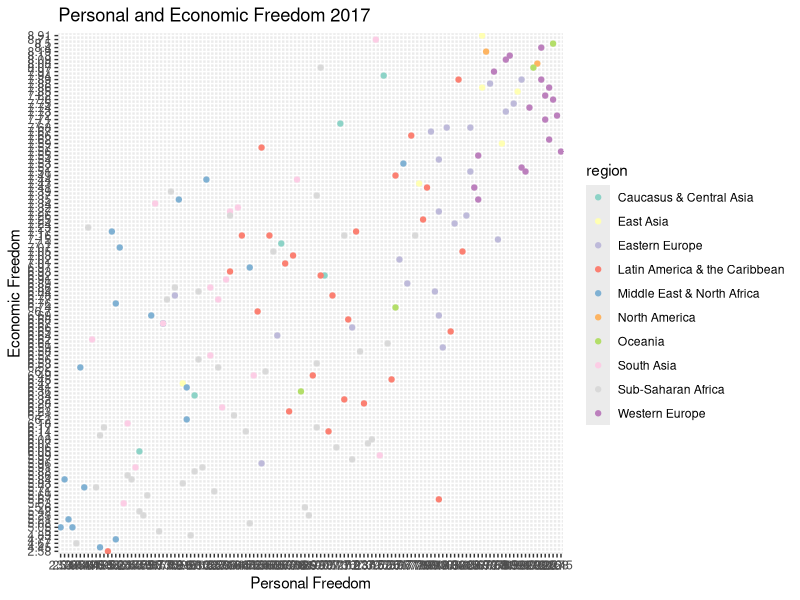

Write R code to recreate this figure.
library(tidyverse)
library(RColorBrewer)

hfi_2019_data <- read.csv("../hfi_cc_2019.csv")

#pf = personal freedom
pf_data <- hfi_2019_data %>%
  select(year, countries, region, pf_score)

pf_data_by_region <- pf_data %>%
  arrange(-year, region)
  
ef_data <- hfi_2019_data %>%
  select(year, countries, region, ef_score)

ef_data_by_region <- ef_data %>%
  arrange(-year, region)

total_data <- pf_data_by_region %>%
  mutate(ef_score = ef_data_by_region$ef_score)

total_data_2017 <- total_data %>%
  filter(year == max(year))

ggplot(data = total_data_2017) +
  geom_point(
    mapping = aes(x = pf_score, y = ef_score, color = region)
    ) +
    scale_color_brewer(palette = "Set3") +
    labs(
      title = paste("Personal and Economic Freedom 2017"),
      x = "Personal Freedom",
      y = "Economic Freedom")

#ggplot(data = total_data) +
#  geom_point(
#    mapping = aes(x = pf_score, y = ef_score, color = region)
#  ) +
#  scale_color_brewer(palette = "Set3") + facet_wrap(~year) +
#  labs(
#    title = paste("Personal and Economic Freedom"),
#    x = "Personal Freedom",
#    y = "Economic Freedom")